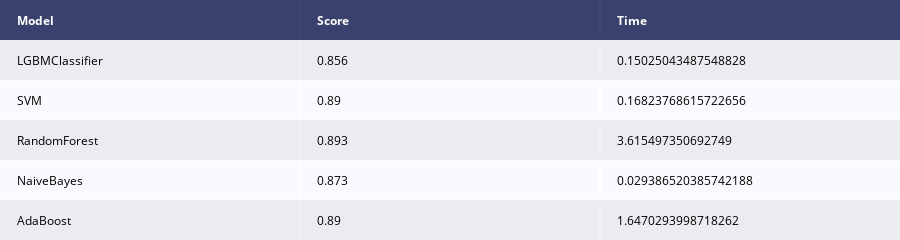

The notebook cell this image was saved under:
### Code cell
%%time
results = [train_test(mat, X_train, y_train) for mat in models]

info_model = []
info_values = []
info_time = []

for i, v in enumerate(results):
        
    info_model.append(results[i]['name'])
    info_values.append(round(results[i]['object'].best_score_,3))
    info_time.append(results[i]['object'].refit_time_)
    
dados = pd.DataFrame({'Model': info_model, 'Score': info_values, 'Time': info_time})    
fig = ff.create_table(dados, height_constant=20)
fig.show()

### Figure 1 — Plotly figure (JSON) as saved in the notebook; plotly's stock layout.template omitted (floating-point values rounded to 4 significant figures)
{"data": [{"colorscale": [[0, "#00083e"], [0.5, "#ededee"], [1, "#ffffff"]], "hoverinfo": "none", "opacity": 0.75, "showscale": false, "type": "heatmap", "z": [[0, 0, 0], [0.5, 0.5, 0.5], [1, 1, 1], [0.5, 0.5, 0.5], [1, 1, 1], [0.5, 0.5, 0.5]]}], "layout": {"annotations": [{"align": "left", "font": {"color": "#ffffff"}, "showarrow": false, "text": "<b>Model</b>", "x": -0.45, "xanchor": "left", "xref": "x", "y": 0, "yref": "y"}, {"align": "left", "font": {"color": "#ffffff"}, "showarrow": false, "text": "<b>Score</b>", "x": 0.55, "xanchor": "left", "xref": "x", "y": 0, "yref": "y"}, {"align": "left", "font": {"color": "#ffffff"}, "showarrow": false, "text": "<b>Time</b>", "x": 1.55, "xanchor": "left", "xref": "x", "y": 0, "yref": "y"}, {"align": "left", "font": {"color": "#000000"}, "showarrow": false, "text": "LGBMClassifier", "x": -0.45, "xanchor": "left", "xref": "x", "y": 1, "yref": "y"}, {"align": "left", "font": {"color": "#000000"}, "showarrow": false, "text": "0.856", "x": 0.55, "xanchor": "left", "xref": "x", "y": 1, "yref": "y"}, {"align": "left", "font": {"color": "#000000"}, "showarrow": false, "text": "0.15025043487548828", "x": 1.55, "xanchor": "left", "xref": "x", "y": 1, "yref": "y"}, {"align": "left", "font": {"color": "#000000"}, "showarrow": false, "text": "SVM", "x": -0.45, "xanchor": "left", "xref": "x", "y": 2, "yref": "y"}, {"align": "left", "font": {"color": "#000000"}, "showarrow": false, "text": "0.89", "x": 0.55, "xanchor": "left", "xref": "x", "y": 2, "yref": "y"}, {"align": "left", "font": {"color": "#000000"}, "showarrow": false, "text": "0.16823768615722656", "x": 1.55, "xanchor": "left", "xref": "x", "y": 2, "yref": "y"}, {"align": "left", "font": {"color": "#000000"}, "showarrow": false, "text": "RandomForest", "x": -0.45, "xanchor": "left", "xref": "x", "y": 3, "yref": "y"}, {"align": "left", "font": {"color": "#000000"}, "showarrow": false, "text": "0.893", "x": 0.55, "xanchor": "left", "xref": "x", "y": 3, "yref": "y"}, {"align": "left", "font": {"color": "#000000"}, "showarrow": false, "text": "3.615497350692749", "x": 1.55, "xanchor": "left", "xref": "x", "y": 3, "yref": "y"}, {"align": "left", "font": {"color": "#000000"}, "showarrow": false, "text": "NaiveBayes", "x": -0.45, "xanchor": "left", "xref": "x", "y": 4, "yref": "y"}, {"align": "left", "font": {"color": "#000000"}, "showarrow": false, "text": "0.873", "x": 0.55, "xanchor": "left", "xref": "x", "y": 4, "yref": "y"}, {"align": "left", "font": {"color": "#000000"}, "showarrow": false, "text": "0.029386520385742188", "x": 1.55, "xanchor": "left", "xref": "x", "y": 4, "yref": "y"}, {"align": "left", "font": {"color": "#000000"}, "showarrow": false, "text": "AdaBoost", "x": -0.45, "xanchor": "left", "xref": "x", "y": 5, "yref": "y"}, {"align": "left", "font": {"color": "#000000"}, "showarrow": false, "text": "0.89", "x": 0.55, "xanchor": "left", "xref": "x", "y": 5, "yref": "y"}, {"align": "left", "font": {"color": "#000000"}, "showarrow": false, "text": "1.6470293998718262", "x": 1.55, "xanchor": "left", "xref": "x", "y": 5, "yref": "y"}], "height": 170, "margin": {"b": 0, "l": 0, "r": 0, "t": 0}, "xaxis": {"dtick": 1, "gridwidth": 2, "showticklabels": false, "tick0": -0.5, "ticks": "", "zeroline": false}, "yaxis": {"autorange": "reversed", "dtick": 1, "gridwidth": 2, "showticklabels": false, "tick0": 0.5, "ticks": "", "zeroline": false}}}
